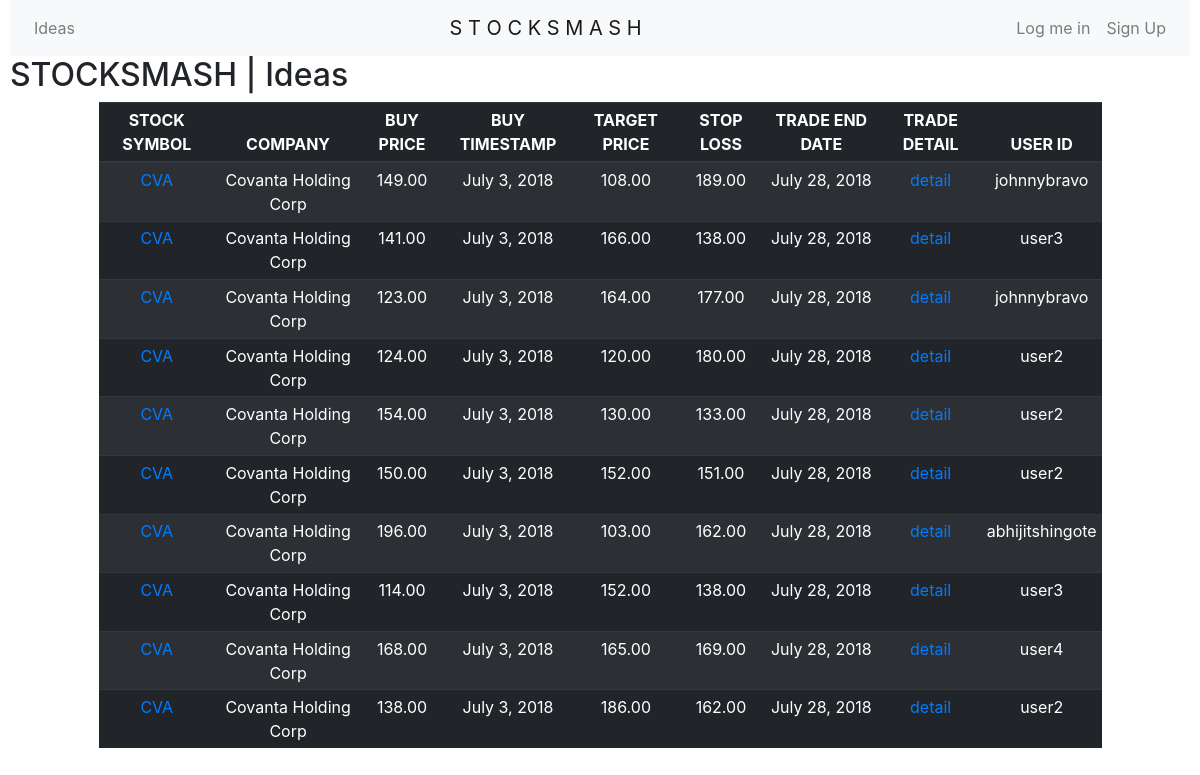
Screenshot of /ideas/CVA/ with the database file from the repository.
### ideas/models.py (models this page shows, shortened)
class Idea(models.Model):
	tickersymbol=models.ForeignKey('stocks.Stock',on_delete=models.CASCADE)
	buyprice=models.DecimalField(decimal_places=2,max_digits=9)
	buytimestamp=models.DateField(auto_now=True)
	targetprice=models.DecimalField(decimal_places=2,max_digits=9)
	tradeenddate=models.DateField()
	stoplossprice=models.DecimalField(decimal_places=2,max_digits=9)
	shortthesis=models.TextField(max_length=100)
	longthesis=models.TextField()
	user=models.ForeignKey(User,on_delete=models.CASCADE)
	created=models.DateField(auto_now_add=True)
	updated=models.DateField(auto_now=True)

### stocks/models.py (models this page shows)
class Stock(models.Model):
	tickersymbol=models.CharField(max_length=6)
	tickername=models.CharField(max_length=300)
	created=models.DateField(auto_now_add=True)
	updated=models.DateField(auto_now=True)
	def __str__(self):
		return self.tickersymbol

### ideas/views.py (the view)
# urls.py: url(r'^(?P<ticker>\w+)/',IdeabyStockView.as_view(),name='ideasbystock'),
class IdeabyStockView(ListView):
	def get_queryset(self):
		ticker=get_object_or_404(Stock,tickersymbol=self.kwargs['ticker'])
		return Idea.objects.filter(tickersymbol=ticker)

### templates/ideas/idea_list.html (shortened to what this page needs)
{% extends 'base.html' %}
{% block content %}
	<h2>STOCKSMASH | Ideas </h2>
	<table class="table table-striped table-dark table-sm">
		<thead>
			<tr>
				<th>STOCK SYMBOL</th>
				<th>COMPANY</th>
				<th>BUY PRICE</th>
				<th>BUY TIMESTAMP</th>
				<th>TARGET PRICE</th>
				<th>STOP LOSS</th>
				<th>TRADE END DATE</th>
				<th>TRADE DETAIL</th>
				<th>USER ID</th>
			</tr>
		</thead>
		<tbody>
			{%for idea in object_list %}
			<tr>
				<td><a href="{% url 'ideas:ideasbystock' idea.tickersymbol.tickersymbol %}">{{idea.tickersymbol}}</a></td>
				<td>{{idea.tickersymbol.tickername}}</td>
				<td>{{idea.buyprice}}</td>
				<td>{{idea.buytimestamp}}</td>
				<td>{{idea.targetprice}}</td>
				<td>{{idea.stoplossprice}}</td>
				<td>{{idea.tradeenddate}}</td>
				<td><a href="{% url 'ideas:ideadetail' idea.pk %}">detail
				</a></td>
				<td>{{idea.user}}</td>
			</tr>
				{% endfor %}
		</tbody>
	</table>
{% endblock %}

### templates/base.html (style rules this page uses)
body { margin: 0 10px; }
table { width: 85% !important; margin : 0 auto !important; }
td,th { text-align: center; }

### rows the page displays
Idea: tickersymbol "CVA", tickersymbol.tickername "Covanta Holding Corp", buyprice "149.00", buytimestamp "July 3, 2018", targetprice "108.00", stoplossprice "189.00", tradeenddate "July 28, 2018", user "johnnybravo"
Idea: tickersymbol "CVA", tickersymbol.tickername "Covanta Holding Corp", buyprice "141.00", buytimestamp "July 3, 2018", targetprice "166.00", stoplossprice "138.00", tradeenddate "July 28, 2018", user "user3"
Idea: tickersymbol "CVA", tickersymbol.tickername "Covanta Holding Corp", buyprice "123.00", buytimestamp "July 3, 2018", targetprice "164.00", stoplossprice "177.00", tradeenddate "July 28, 2018", user "johnnybravo"
Idea: tickersymbol "CVA", tickersymbol.tickername "Covanta Holding Corp", buyprice "124.00", buytimestamp "July 3, 2018", targetprice "120.00", stoplossprice "180.00", tradeenddate "July 28, 2018", user "user2"
